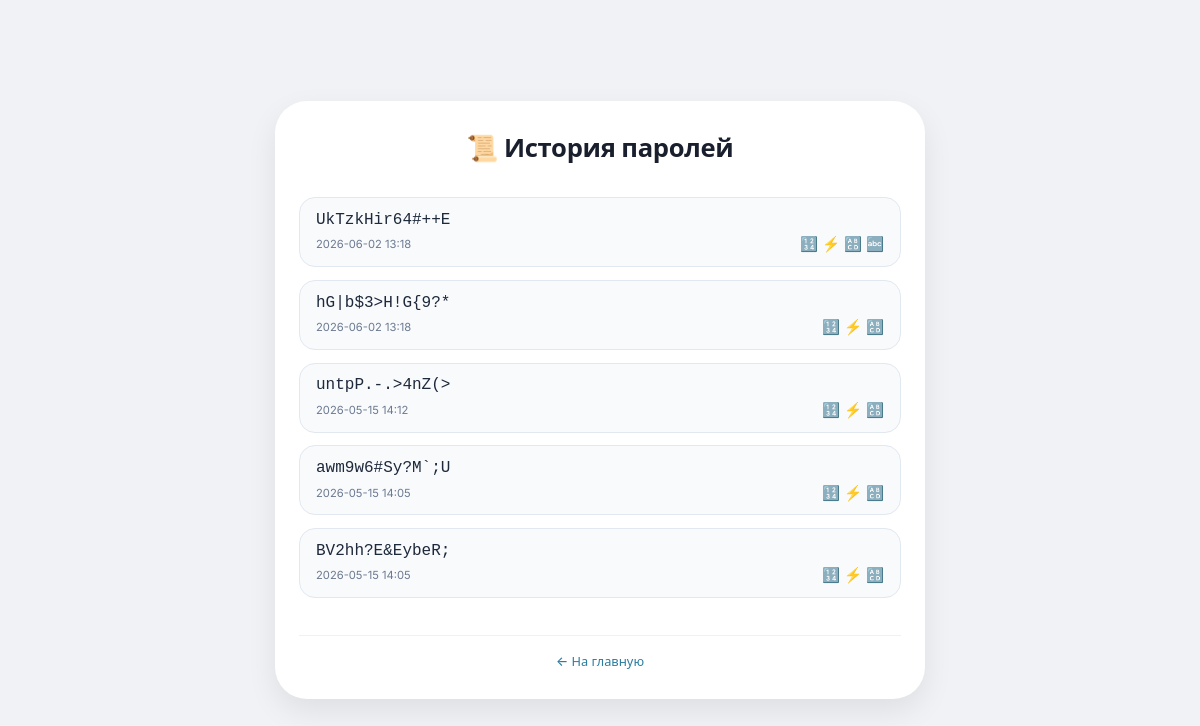
The app's page /history with its own data.
### tables this page shows
CREATE TABLE passwords (
                id INTEGER PRIMARY KEY AUTOINCREMENT,
                password TEXT NOT NULL,
                numbers BOOLEAN NOT NULL,
                special BOOLEAN NOT NULL,
                uppercase BOOLEAN NOT NULL,
                capital BOOLEAN NOT NULL,
                created_at TIMESTAMP DEFAULT CURRENT_TIMESTAMP
            );

### main.py (the view)
@app.get("/history", response_class=HTMLResponse)
async def history(request: Request):
    passwords = await get_recent_passwords(50)
    return templates.TemplateResponse("history.html", {"request": request, "passwords": passwords})

### templates/history.html (shortened to what this page needs)
<!DOCTYPE html>
<html lang="ru">
<head>
    <link rel="stylesheet" href="{{ url_for('static', path='style.css') }}">
</head>
<body>
    <div class="container history-container">
        <div class="card">
            <h1>📜 История паролей</h1>
            <div class="history-list">
                {% if passwords %}
                    {% for pwd in passwords %}
                    <div class="history-item">
                        <div class="history-password">{{ pwd.password }}</div>
                        <div class="history-meta">
                            <span>{{ pwd.created_at[:16] }}</span>
                            <span class="history-badges">
                                {% if pwd.numbers %}🔢{% endif %}
                                {% if pwd.special %}⚡{% endif %}
                                {% if pwd.uppercase %}🔠{% endif %}
                                {% if pwd.capital %}🔤{% endif %}
                            </span>
                        </div>
                    </div>
                    {% endfor %}
                {% else %}
                    <div class="empty-history">Пока нет сгенерированных паролей</div>
                {% endif %}
            </div>
            <div class="security-note">
                <a href="/" class="back-link">← На главную</a>
            </div>
        </div>
    </div>
</body>
</html>

### static/style.css (style rules this page uses)
* { margin: 0; padding: 0; box-sizing: border-box; }
body { font-family: 'Inter', system-ui, -apple-system, sans-serif; background: #f0f2f5; min-height: 100vh; display: flex; align-items: center; justify-content: center; padding: 1rem; }
.container { width: 100%; max-width: 520px; margin: 0 auto; }
.card { background: #ffffff; border-radius: 2rem; padding: 1.8rem 1.5rem; box-shadow: 0 12px 30px rgba(0, 0, 0, 0.08); }
h1 { font-size: 1.6rem; font-weight: 700; color: #1a1f2e; text-align: center; margin-bottom: 2rem; letter-spacing: -0.3px; }
.security-note { text-align: center; font-size: 0.75rem; color: #8b97ae; border-top: 1px solid #eef2f6; padding-top: 1rem; margin-top: 0.5rem; }
.security-note a { color: #2c7da0; text-decoration: none; font-weight: 500; margin: 0 0.3rem; }
.back-link, .history-link { display: inline-block; margin-top: 0.5rem; font-size: 0.8rem; }
.history-container { max-width: 650px; }
.history-list { margin: 1.5rem 0; max-height: 60vh; overflow-y: auto; }
.history-item { background: #f8fafc; border-radius: 1rem; padding: 0.8rem 1rem; margin-bottom: 0.8rem; border: 1px solid #e2e8f0; }
.history-password { font-family: monospace; font-size: 1rem; font-weight: 500; word-break: break-all; color: #1e293b; margin-bottom: 0.4rem; }
.history-meta { display: flex; justify-content: space-between; align-items: center; font-size: 0.7rem; color: #6c7a91; }
.history-badges { font-size: 0.9rem; }

### records on screen
passwords: password "UkTzkHir64#++E", created_at "2026-06-02 13:18"
passwords: password "hG|b$3>H!G{9?*", created_at "2026-06-02 13:18"
passwords: password "untpP.-.>4nZ(>", created_at "2026-05-15 14:12"
passwords: password "awm9w6#Sy?M`;U", created_at "2026-05-15 14:05"
passwords: password "BV2hh?E&EybeR;", created_at "2026-05-15 14:05"
